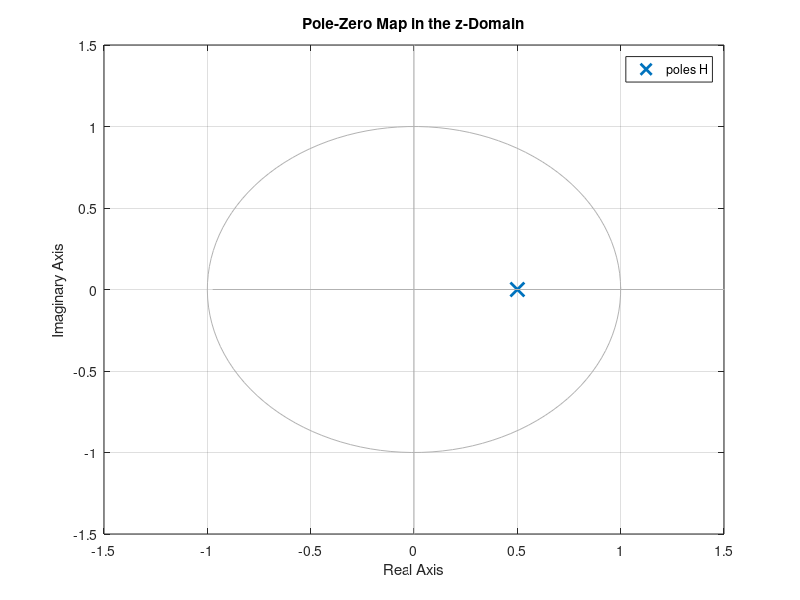

The MATLAB source for this figure:
%% Z-Plane Pole-Zero Map

clear; clc;
close all;

num = [1];
den = [1 -0.5];

H = tf(num,den,1);

disp('Transfer Function H(z) =')
H

disp('Poles =')
pole(H)

disp('Zeros =')
zero(H)

figure;
pzmap(H);
grid on;
title('Pole-Zero Map in the z-Domain');

xlim([-1.5 1.5]);
ylim([-1.5 1.5]);
